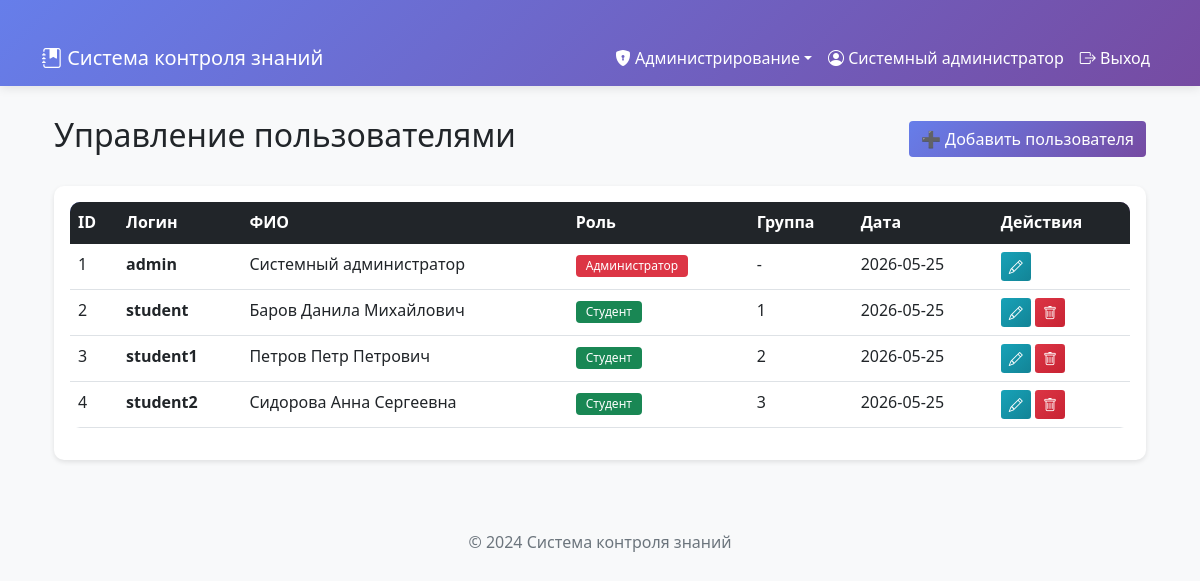
Page /admin/users (signed in) on the committed database.
### tables this page shows
CREATE TABLE users (
                    id INTEGER PRIMARY KEY AUTOINCREMENT,
                    username TEXT UNIQUE NOT NULL,
                    password TEXT NOT NULL,
                    full_name TEXT NOT NULL,
                    role TEXT NOT NULL,
                    group_name TEXT,
                    created_at TIMESTAMP DEFAULT CURRENT_TIMESTAMP
                );

### app.py (the view)
@app.route('/admin/users')
@login_required
@role_required('admin')
def admin_users():
    with db.get_connection() as conn:
        cursor = conn.cursor()
        cursor.execute('''
            SELECT id, username, full_name, role, group_name, created_at
            FROM users
            ORDER BY created_at DESC
        ''')
        users = cursor.fetchall()
    return render_template('admin/users.html', users=users)

### auth.py (called while the page is built)
def login_required(f):
    @wraps(f)
    def decorated_function(*args, **kwargs):
        if 'user_id' not in session:
            flash('Пожалуйста, авторизуйтесь', 'warning')
            return redirect(url_for('login'))
        return f(*args, **kwargs)
    return decorated_function

def role_required(*roles):
    def decorator(f):
        @wraps(f)
        def decorated_function(*args, **kwargs):
            if 'role' not in session or session['role'] not in roles:
                flash('У вас нет доступа к этой странице', 'danger')
                return redirect(url_for('dashboard'))
            return f(*args, **kwargs)
        return decorated_function
    return decorator

### database.py (called while the page is built)
    @contextmanager
    def get_connection(self):
        conn = sqlite3.connect(self.db_path)
        conn.row_factory = sqlite3.Row
        try:
            yield conn
            conn.commit()
        except Exception as e:
            conn.rollback()
            raise e
        finally:
            conn.close()

### templates/admin/users.html (shortened to what this page needs)
{% extends "base.html" %}
{% block content %}
<div class="container">
    <div class="d-flex justify-content-between align-items-center mb-4"><h2>Управление пользователями</h2><a href="{{ url_for('admin_add_user') }}" class="btn btn-primary">➕ Добавить пользователя</a></div>
    <div class="card"><div class="card-body">
        <div class="table-responsive">
            <table class="table table-hover">
                <thead class="table-dark"><tr><th>ID</th><th>Логин</th><th>ФИО</th><th>Роль</th><th>Группа</th><th>Дата</th><th>Действия</th></tr></thead>
                <tbody>
                    {% for user in users %}
                    <tr>
                        <td>{{ user.id }}</td><td><strong>{{ user.username }}</strong></td><td>{{ user.full_name }}</td>
                        <td>{% if user.role == 'admin' %}<span class="badge bg-danger">Администратор</span>{% else %}<span class="badge bg-success">Студент</span>{% endif %}</td>
                        <td>{{ user.group_name or '-' }}</td><td>{{ user.created_at[:10] }}</td>
                        <td>
                            <a href="{{ url_for('admin_edit_user', user_id=user.id) }}" class="btn btn-sm btn-info"><i class="bi bi-pencil"></i></a>
                            {% if user.id != session.user_id %}<button onclick="deleteUser({{ user.id }}, '{{ user.username }}')" class="btn btn-sm btn-danger"><i class="bi bi-trash"></i></button>{% endif %}
                        </td>
                    </tr>
                    {% endfor %}
                </tbody>
            </table>
        </div>
    </div></div>
</div>
{% endblock %}

### templates/base.html (shortened to what this page needs)
<!DOCTYPE html>
<html lang="ru">
<head>
    <link href="https://cdn.jsdelivr.net/npm/bootstrap@5.1.3/dist/css/bootstrap.min.css" rel="stylesheet">
    <link href="https://cdn.jsdelivr.net/npm/bootstrap-icons@1.8.1/font/bootstrap-icons.css" rel="stylesheet">
</head>
<body>
    <nav class="navbar navbar-expand-lg">
        <div class="container">
            <a class="navbar-brand" href="{{ url_for('dashboard') }}"><i class="bi bi-journal-bookmark-fill"></i> Система контроля знаний</a>
            <div class="collapse navbar-collapse" id="navbarNav">
                <ul class="navbar-nav ms-auto">
                    {% if session.role == 'admin' %}
                    <li class="nav-item dropdown">
                        <a class="nav-link dropdown-toggle" href="#" data-bs-toggle="dropdown"><i class="bi bi-shield-lock-fill"></i> Администрирование</a>
                    </li>
                    {% elif session.role == 'student' %}
                    <li class="nav-item"><a class="nav-link" href="{{ url_for('student_tests') }}"><i class="bi bi-journal-check"></i> Доступные тесты</a></li>
                    {% endif %}
                    <li class="nav-item"><span class="nav-link"><i class="bi bi-person-circle"></i> {{ session.full_name }}</span></li>
                    <li class="nav-item"><a class="nav-link" href="{{ url_for('logout') }}"><i class="bi bi-box-arrow-right"></i> Выход</a></li>
                </ul>
            </div>
        </div>
    </nav>
    <div class="container">
        {% block content %}{% endblock %}
    </div>
    <div class="footer"><p class="mb-0">© 2024 Система контроля знаний</p></div>
</body>
</html>

### templates/base.html (style rules this page uses)
body { background-color: #f8f9fa; padding-bottom: 50px; }
.navbar { background: linear-gradient(135deg, #667eea 0%, #764ba2 100%); box-shadow: 0 2px 10px rgba(0,0,0,0.1); }
.navbar-brand, .nav-link { color: white !important; }
.container { margin-top: 30px; }
.card { box-shadow: 0 2px 5px rgba(0,0,0,0.1); border: none; border-radius: 10px; }
.btn-primary { background: linear-gradient(135deg, #667eea 0%, #764ba2 100%); border: none; }
.btn-danger { background: linear-gradient(135deg, #dc3545 0%, #c82333 100%); border: none; }
.btn-info { background: linear-gradient(135deg, #17a2b8 0%, #138496 100%); border: none; color: white; }
.badge { padding: 5px 10px; font-weight: 500; }
.table { background: white; border-radius: 10px; overflow: hidden; }
.table thead { background: linear-gradient(135deg, #667eea 0%, #764ba2 100%); color: white; }
.footer { text-align: center; padding: 20px; color: #6c757d; margin-top: 50px; }
.card, .alert { animation: fadeIn 0.5s ease-out; }

### rows in the picture
users: full_name "Системный администратор", id "1", username "admin", role "Администратор", group_name "-", created_at "2026-05-25"
users: id "2", username "student", full_name "Баров Данила Михайлович", role "Студент", group_name "1", created_at "2026-05-25"
users: id "3", username "student1", full_name "Петров Петр Петрович", role "Студент", group_name "2", created_at "2026-05-25"
users: id "4", username "student2", full_name "Сидорова Анна Сергеевна", role "Студент", group_name "3", created_at "2026-05-25"
